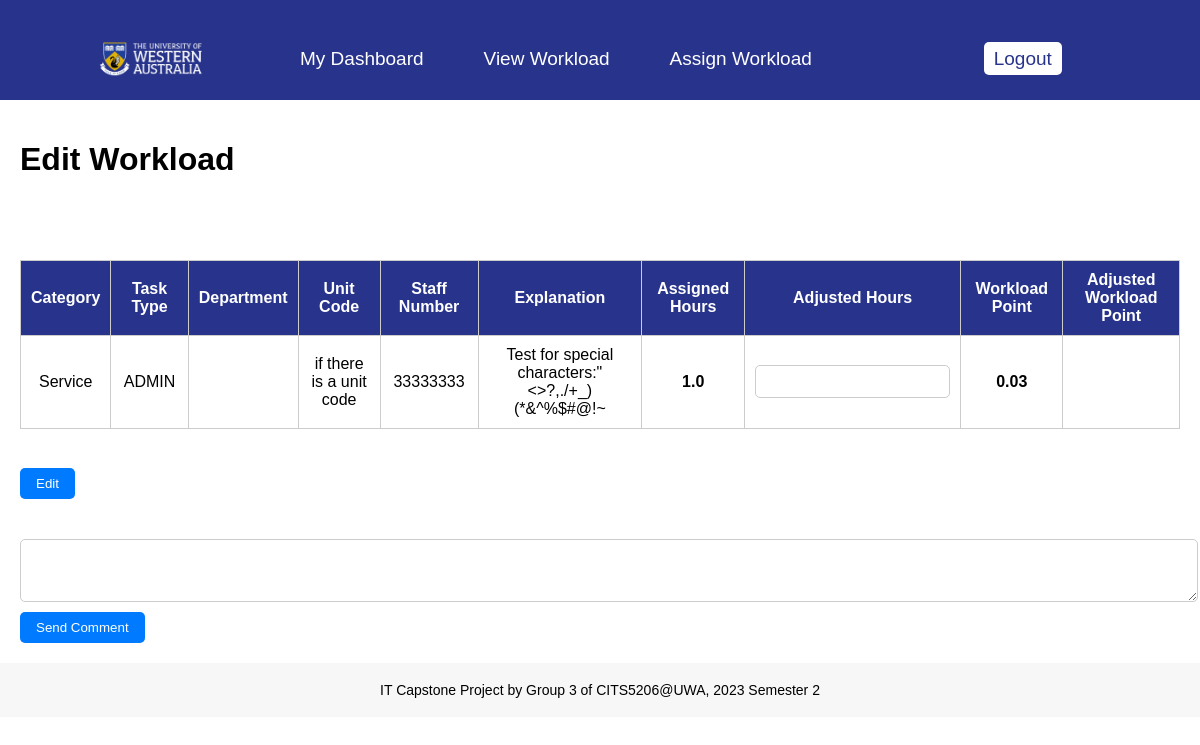
Page /edit_allocation_detail?alloc_id=1 (signed in) on the committed database.
### app/models.py (models this page shows)
class WorkloadAllocation(db.Model):
    alloc_id = db.Column(db.Integer, primary_key=True)
    work_id = db.Column(db.Integer, db.ForeignKey('work.work_id'), nullable=False)
    hours_allocated = db.Column(db.Float, nullable=False)
    workload_point = db.Column(db.Float, nullable=False)
    username = db.Column(db.Integer, db.ForeignKey('user.username'), nullable=False)
    comment = db.Column(db.String(256))
    comment_status = db.Column(db.String(64))
    user = db.relationship('User', backref='workload_allocations')
    work = db.relationship('Work', backref='workload_allocations')
    __table_args__ = (
        db.CheckConstraint(comment_status.in_(['Read', 'Unread']), name='comment_status_check'),
        db.CheckConstraint('workload_point == hours_allocated / user.contract_hour', name='workload_point_check'),
    )
    db.Index('idx_alloc_id', 'alloc_id')

class Work(db.Model):
    work_id = db.Column(db.Integer, primary_key=True)
    work_explanation = db.Column(db.String(128))
    unit_code = db.Column(db.String(64)) # unit_code is optional only if the work is related to a unit
    work_type = db.Column(db.String(64), nullable=False)#work type is one of the following 10 types of work and 3 types of leave
    dept_id = db.Column(db.Integer, db.ForeignKey('department.dept_id'), nullable=False)#work belongs to a department
    __table_args__ = (db.CheckConstraint(work_type.in_(['ADMIN', 'CWS', 'GA', 'HDR', 'ORES', 'RES-MGMT', 'RESERV', 'SDS', 'TEACH', 'UDEV','LSL', 'PL', 'SBL']), name='work_type_check'),)
    department = db.relationship('Department', backref='works')
    db.Index('idx_work_id', 'work_id')
    @hybrid_property
    def work_category(self):
        if self.work_type in ["ADMIN", "GA", "SDS"]:
            return "Service"
        elif self.work_type in ["CWS", "TEACH", "UDEV"]:
            return "Teaching"
        elif self.work_type in ["HDR", "ORES", "RES-MGMT", "RESERV"]:
            return "Research"
        elif self.work_type in ["LSL", "PL", "SBL"]:
            return "Leave"
        else:
            return None

### app/routes.py (the view, shortened to what this page needs)
@app.route('/edit_allocation_detail', methods=['GET', 'POST'])
@login_required
def edit_allocation_detail():
    role_name = get_session()
    workloads = None
    role_id = session.get('role_id', '')
    username = session.get('username', '')
    user = User.query.filter_by(username=username, role_id=role_id).first()
    if role_id == 4 or role_id == 1:
        workloads = WorkloadAllocation.query.all()
    elif role_id == 2:
        workloads = WorkloadAllocation.query.join(Work, Work.work_id == WorkloadAllocation.work_id).filter(
            Work.dept_id == user.dept_id).all()
    elif role_id == 3:
        workloads = WorkloadAllocation.query.filter_by(username=username).all()
    data = None
    if request.args.get('alloc_id') is not None:
        data = WorkloadAllocation.query.filter_by(
            alloc_id=request.args.get('alloc_id')).first()
    return render_template('edit_allocation_detail.html', title='Edit Allocation Detail', role_name=role_name,
                           workloads=workloads, user=user, data=data)

### app/models.py (called while the page is built)
@login.user_loader
def load_user(username):
    return Login.query.get(int(username))

### app/routes.py (called while the page is built)
def get_session():
    role_name = session.get('role_name', '')
    return role_name

@app.before_request
def before_request():
    g.show_notification = False
    if current_user.is_authenticated:
        user = User.query.filter_by(username=current_user.username).first()
        if user:
            is_hod = user.role_id == Role.query.filter_by(
                role_name='HoD').first().role_id
            g.is_hod = is_hod
            if is_hod:
                unread_comments = WorkloadAllocation.query.join(User, WorkloadAllocation.username == User.username).filter(
                    WorkloadAllocation.comment_status == "Unread",
                    User.dept_id == user.dept_id
                ).count()
                g.show_notification = unread_comments > 0
            else:
                g.show_notification = False
        else:
            g.show_notification = False

### app/templates/edit_allocation_detail.html (shortened to what this page needs)
{% extends "base.html" %}
{% block styles %}
    <link
            rel="stylesheet"
            href="{{ url_for('static', filename='css/base.css') }}"
    />
    <link rel="stylesheet" href="{{ url_for('static', filename='css/edit_allocation_detail.css') }}"/>
{% endblock %}
{% block content %}
    <div class="container">
        <h1>Edit Workload</h1>
    </div>
    <div class="container">
        <form id="workload_allocation">
            <table class="table table-hover">
                <thead>
                <thead>
                <tr>
                    <th class="sortable">Category </th>
                    <th class="sortable">Task Type </th>
                    <th class="sortable">Department </th>
                    <th class="sortable">Unit Code </th>
                    <th class="sortable">Staff Number </th>
                    <th class="sortable">Explanation </th>
                    <th class="sortable">Assigned Hours </th>
                    <th class="sortable">Adjusted Hours </th>
                    <th class="sortable">Workload Point </th>
                    <th class="sortable">Adjusted Workload Point </th>
                </tr>
                </thead>
                </thead>
                <tbody>
                <tr>
                    <td scope="col">
                        <span>
                            {% for workload in workloads %}
                                {% if data.alloc_id == workload.alloc_id %}
                                    {{ workload.work.work_category }}
                                {% endif %}
                            {% endfor %}
                        </span>
                    </td>
                    <td scope="col">
                        <span>
                            {% for workload in workloads %}
                                {% if data.alloc_id == workload.alloc_id %}
                                    {{ workload.work.work_type }}
                                {% endif %}
                            {% endfor %}
                        </span>
                    </td>
                    <td scope="col">
                    </td>
                    <td scope="col">
                        <span>
                            {% for workload in workloads %}
                                {% if data.alloc_id == workload.alloc_id %}
                                    {{ workload.work.unit_code }}
                                {% endif %}
                            {% endfor %}
                        </span>
                    </td>
                    <td scope="col">
                        <span>{{ data.username }}</span>
                    </td>
                    <td scope="col">
                        <span>
                            {% for workload in workloads %}
                                {% if data.alloc_id == workload.alloc_id %}
                                    {{ workload.work.work_explanation }}
                                {% endif %}
                            {% endfor %}
                        </span>
                    </td>
                    <th scope="col">
                        <span id="AssignedHours"></span>
                    </th>
                    <th scope="col">
                        <input type="text" style="width: auto;" class="form-control" id="AdjustedHours"
                               name="hours_allocated" value=""/>
                    </th>
                    <th scope="col">
                        <span id="workload_point"></span>
                    </th>
                    <th scope="col">
                    </th>
                </tr>
                </tbody>
            </table>
        </form>
    </div>
    {% if role_name == 'HoS' or role_name == 'HoD' or role_name == 'Admin' %}
        <div class="container">
            <button class="btn btn-primary me-2" id="modify">Edit</button>
        </div>
    {% endif %}
    <form action="" method="post">
        <div class="container">
            <div class="mb-6">
                <textarea
                        class="form-control"
                        id="exampleFormControlTextarea1"
                        rows="3"
                        name="comment"
                        required
                ></textarea>
            </div>
            <button class="btn btn-primary me-2 send-comment" type="button">Send Comment</button>
        </div>
    </form>
{% endblock %}

### app/static/css/base.css (style rules this page uses)
body { font-family: Arial, sans-serif; margin: 0; padding: 0; }

### app/static/css/edit_allocation_detail.css (style rules this page uses)
body { font-family: Arial, sans-serif; margin: 0; padding: 0; }
.container { max-width: 1200px; margin: 0 auto; padding: 20px; }
.table { width: 100%; border-collapse: collapse; margin-top: 20px; }
.table th, .table td { border: 1px solid #ccc; padding: 10px; text-align: center; }
.table thead tr:first-child th { background-color: rgb(40,52,139); color: white; }
.form-select, .form-control { width: 100%; padding: 8px; border: 1px solid #ccc; border-radius: 5px; }
.btn { padding: 8px 16px; border-radius: 5px; cursor: pointer; }
.btn-primary { background-color: #007bff; color: white; border: none; }
.mb-6 { margin-bottom: 6px; }

### app/templates/edit_allocation_detail.html (style rules this page uses)
input, select { min-width: 105px; }

### rows in the picture
WorkloadAllocation: work.work_category "Service", work.work_type "ADMIN", work.unit_code "if there is a unit code", username "33333333", work.work_explanation "Test for special characters:\"<>?,./+_)(*&^%$#@!~"
